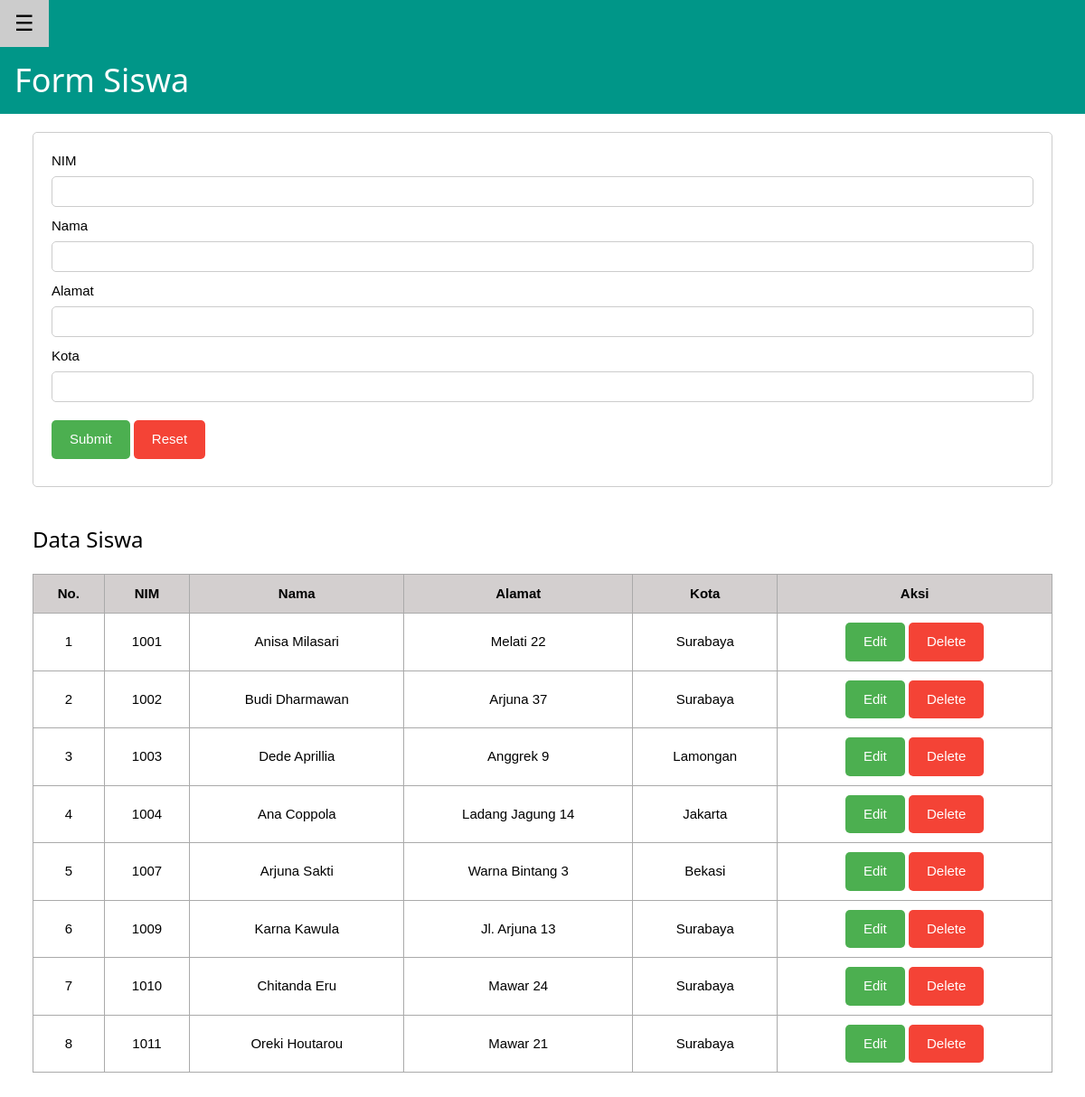
The app's page /siswa/index.php with its own data.
### tables this page shows
CREATE TABLE `siswa` (
  `NIM` varchar(15) DEFAULT NULL,
  `NAMA` varchar(100) DEFAULT NULL,
  `ALAMAT` varchar(100) DEFAULT NULL,
  `KOTA` varchar(100) DEFAULT NULL
);

### functions.php (called while the page is built, shortened)
<?php
$conn = mysqli_connect("localhost", "root", "", "baak_pens");
function query($query) {
    global $conn;
    $result = mysqli_query($conn, $query);
    $rows = [];
    while ($row = mysqli_fetch_assoc($result) ) {
        $rows[] = $row;
    }
    return $rows;
}
?>

### siswa/index.php (the view, shortened to what this page needs)
<?php
require '../functions.php';
$siswa = query("SELECT * FROM siswa");
?>
<!DOCTYPE html>
<html lang="en">
<head>
    <link rel="stylesheet" href="../w3.css">
    <link rel="stylesheet" href="../style.css">
</head>
<body>
    <div id="main">
        <div class="w3-teal">
            <button id="openNav" class="w3-button w3-teal w3-xlarge" onclick="w3_open()">&#9776;</button>
            <div class="w3-container">
                <h1>Form Siswa</h1>
            </div>
        </div>
        <div class="w3-container">
            <form action="" method="POST" id="myFormId">
                <div>
                    <div>
                        <label for="nim">NIM</label>
                        <input type="text" id="nim" name="NIM" value="" required>
                    </div>
                    <div>
                        <label for="nama">Nama</label>
                        <input type="text" id="nama" name="NAMA" value="" required>
                    </div>
                    <div>
                        <label for="alamat">Alamat</label>
                        <input type="text" id="alamat" name="ALAMAT" value="" required>
                    </div>
                    <div>
                        <label for="kota">Kota</label>
                        <input type="text" id="kota" name="KOTA" value="" required>
                    </div>
                    <div class="button">
                        <button class="submit" type="submit" name="submit">Submit</button>
                        <button class="reset" type="reset" name="reset">Reset</button>
                    </div>
                </div>
            </form>
            <h3 class="h3-data">Data Siswa</h3>
            <table>
                <thead>
                    <tr>
                        <th class="number">No.</th>
                        <th>NIM</th>
                        <th>Nama</th>
                        <th>Alamat</th>
                        <th>Kota</th>
                        <th>Aksi</th>
                    </tr>
                </thead>
                <tbody>
                    <?php $no = 1; ?>
                    <?php foreach($siswa as $row) : ?>
                    <tr>
                        <td><?= $no; ?></td>
                        <td><?= $row["NIM"]; ?></td>
                        <td><?= $row["NAMA"]; ?></td>
                        <td><?= $row["ALAMAT"]; ?></td>
                        <td><?= $row["KOTA"]; ?></td>
                        <td class="btn-link">
                            <button class="submit"><a href="edit.php?NIM=<?= $row["NIM"]; ?>">Edit</a></button>
                            <button class="reset"><a href="delete.php?NIM=<?= $row["NIM"]; ?>"  onclick="return confirm('Apakah anda yakin ingin menghapus data?');">Delete</a></button>
                        </td>
                    </tr>
                    <?php $no++; ?>
                    <?php endforeach; ?>
                </table>
        </div>
    </div>
</body>
</html>

### w3.css (style rules this page uses)
*,*:before,*:after { box-sizing:inherit }
html { -ms-text-size-adjust:100%;-webkit-text-size-adjust:100% }
body { margin:0 }
a { background-color:transparent }
button,input,select,textarea,optgroup { font:inherit;margin:0 }
button,input { overflow:visible }
button,select { text-transform:none }
button,[type=button],[type=reset],[type=submit] { -webkit-appearance:button }
html,body { font-family:Verdana,sans-serif;font-size:15px;line-height:1.5 }
html { overflow-x:hidden }
h1 { font-size:36px }
h3 { font-size:24px }
h1,h2,h3,h4,h5,h6 { font-family:"Segoe UI",Arial,sans-serif;font-weight:400;margin:10px 0 }
a { color:inherit }
.w3-btn,.w3-button { border:none;display:inline-block;padding:8px 16px;vertical-align:middle;overflow:hidden;text-decoration:none;color:inherit;background-color:inherit;text-align:center;cursor:pointer;white-space:nowrap }
.w3-btn,.w3-button { -webkit-touch-callout:none;-webkit-user-select:none;-khtml-user-select:none;-moz-user-select:none;-ms-user-select:none;user-select:none }
.w3-main,#main { transition:margin-left .4s }
.w3-container:after,.w3-container:before,.w3-panel:after,.w3-panel:before,.w3-row:after,.w3-row:before,.w3-row-padding:after,.w3-row-padding:before, .w3-cell-row:before,.w3-cell-row:after,.w3-clear:after,.w3-clear:before,.w3-bar:before,.w3-bar:after { content:"";display:table;clear:both }
.w3-container,.w3-panel { padding:0.01em 16px }
.w3-xlarge { font-size:24px!important }
.w3-teal,.w3-hover-teal:hover { color:#fff!important;background-color:#009688!important }

### style.css (style rules this page uses)
form { margin: 20px; padding: 20px; border: 1px solid #ccc; border-radius: 5px; }
form div { margin-bottom: 10px; }
form div label { display: block; margin-bottom: 5px; }
form div input[type="text"], form div select { width: 100%; padding: 5px; border: 1px solid #ccc; border-radius: 5px; }
.button { margin-top: 20px; margin-bottom: 0; }
.btn-link a { text-decoration: none; }
.submit { background-color: #4CAF50; color: white; border: none; border-radius: 5px; padding: 10px 20px; cursor: pointer; }
.reset { background-color: #f44336; color: white; border: none; border-radius: 5px; padding: 10px 20px; cursor: pointer; }
.h3-data { margin: 40px 0px 20px 20px; }
table { margin: 10px 20px 80px 20px; border-collapse: collapse; width: calc(100% - 40px); }
table thead { background-color: #d3cfcf; }
table th, table td { border: 1px solid #aaaaaa; padding: 10px; text-align: center; }

### records on screen
siswa: NIM "1001", NAMA "Anisa Milasari", ALAMAT "Melati 22", KOTA "Surabaya"
siswa: NIM "1002", NAMA "Budi Dharmawan", ALAMAT "Arjuna 37", KOTA "Surabaya"
siswa: NIM "1003", NAMA "Dede Aprillia", ALAMAT "Anggrek 9", KOTA "Lamongan"
siswa: NIM "1004", NAMA "Ana Coppola", ALAMAT "Ladang Jagung 14", KOTA "Jakarta"
siswa: NIM "1007", NAMA "Arjuna Sakti", ALAMAT "Warna Bintang 3", KOTA "Bekasi"
siswa: NIM "1009", NAMA "Karna Kawula", ALAMAT "Jl. Arjuna 13", KOTA "Surabaya"
siswa: NIM "1010", NAMA "Chitanda Eru", ALAMAT "Mawar 24", KOTA "Surabaya"
siswa: NIM "1011", NAMA "Oreki Houtarou", ALAMAT "Mawar 21", KOTA "Surabaya"
